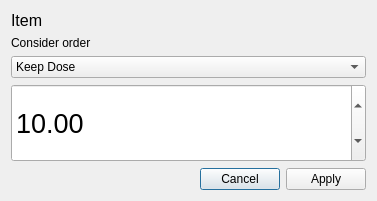
<?xml version="1.0" encoding="UTF-8"?>
<ui version="4.0">
 <class>Dialog</class>
 <widget class="QDialog" name="Dialog">
  <property name="windowModality">
   <enum>Qt::ApplicationModal</enum>
  </property>
  <property name="geometry">
   <rect>
    <x>0</x>
    <y>0</y>
    <width>377</width>
    <height>201</height>
   </rect>
  </property>
  <property name="windowTitle">
   <string>Dialog</string>
  </property>
  <layout class="QVBoxLayout" name="verticalLayout" stretch="0,0,50,0,0">
   <item>
    <widget class="QLabel" name="label">
     <property name="sizePolicy">
      <sizepolicy hsizetype="Preferred" vsizetype="Fixed">
       <horstretch>0</horstretch>
       <verstretch>0</verstretch>
      </sizepolicy>
     </property>
     <property name="font">
      <font>
       <pointsize>12</pointsize>
      </font>
     </property>
     <property name="text">
      <string>Item</string>
     </property>
    </widget>
   </item>
   <item>
    <widget class="QLabel" name="label_2">
     <property name="sizePolicy">
      <sizepolicy hsizetype="Preferred" vsizetype="Fixed">
       <horstretch>0</horstretch>
       <verstretch>0</verstretch>
      </sizepolicy>
     </property>
     <property name="text">
      <string>Consider order</string>
     </property>
    </widget>
   </item>
   <item>
    <widget class="QComboBox" name="ConsiderOrder">
     <item>
      <property name="text">
       <string>Keep Dose</string>
      </property>
     </item>
     <item>
      <property name="text">
       <string>Don't keep Dose</string>
      </property>
     </item>
     <item>
      <property name="text">
       <string>Keep Dose &amp;Change Range by Beamsize</string>
      </property>
     </item>
    </widget>
   </item>
   <item>
    <widget class="QDoubleSpinBox" name="doubleSpinBox">
     <property name="sizePolicy">
      <sizepolicy hsizetype="Minimum" vsizetype="Preferred">
       <horstretch>0</horstretch>
       <verstretch>0</verstretch>
      </sizepolicy>
     </property>
     <property name="font">
      <font>
       <pointsize>20</pointsize>
      </font>
     </property>
     <property name="suffix">
      <string/>
     </property>
     <property name="minimum">
      <double>0.010000000000000</double>
     </property>
     <property name="maximum">
      <double>1000.000000000000000</double>
     </property>
     <property name="value">
      <double>10.000000000000000</double>
     </property>
    </widget>
   </item>
   <item>
    <widget class="QDialogButtonBox" name="buttonBox">
     <property name="orientation">
      <enum>Qt::Horizontal</enum>
     </property>
     <property name="standardButtons">
      <set>QDialogButtonBox::Apply|QDialogButtonBox::Cancel</set>
     </property>
    </widget>
   </item>
  </layout>
 </widget>
 <resources/>
 <connections>
  <connection>
   <sender>buttonBox</sender>
   <signal>accepted()</signal>
   <receiver>Dialog</receiver>
   <slot>accept()</slot>
   <hints>
    <hint type="sourcelabel">
     <x>248</x>
     <y>254</y>
    </hint>
    <hint type="destinationlabel">
     <x>157</x>
     <y>274</y>
    </hint>
   </hints>
  </connection>
  <connection>
   <sender>buttonBox</sender>
   <signal>rejected()</signal>
   <receiver>Dialog</receiver>
   <slot>reject()</slot>
   <hints>
    <hint type="sourcelabel">
     <x>316</x>
     <y>260</y>
    </hint>
    <hint type="destinationlabel">
     <x>286</x>
     <y>274</y>
    </hint>
   </hints>
  </connection>
 </connections>
</ui>
